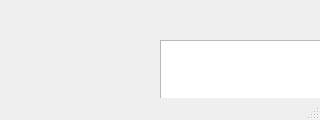
<?xml version="1.0" encoding="UTF-8"?>
<ui version="4.0">
 <class>MainWindow</class>
 <widget class="QMainWindow" name="MainWindow">
  <property name="geometry">
   <rect>
    <x>0</x>
    <y>0</y>
    <width>320</width>
    <height>120</height>
   </rect>
  </property>
  <property name="windowTitle">
   <string>MainWindow</string>
  </property>
  <widget class="QWidget" name="centralwidget">
   <widget class="QPushButton" name="randomButton">
    <property name="geometry">
     <rect>
      <x>160</x>
      <y>360</y>
      <width>131</width>
      <height>23</height>
     </rect>
    </property>
    <property name="text">
     <string>Button</string>
    </property>
   </widget>
   <widget class="PlotWidget" name="plotWidget">
    <property name="geometry">
     <rect>
      <x>160</x>
      <y>40</y>
      <width>450</width>
      <height>300</height>
     </rect>
    </property>
   </widget>
  </widget>
  <widget class="QMenuBar" name="menubar">
   <property name="geometry">
    <rect>
     <x>0</x>
     <y>0</y>
     <width>876</width>
     <height>21</height>
    </rect>
   </property>
  </widget>
  <widget class="QStatusBar" name="statusbar"/>
 </widget>
 <customwidgets>
  <customwidget>
   <class>PlotWidget</class>
   <extends>QGraphicsView</extends>
   <header>pyqtgraph/widgets/PlotWidget.h</header>
  </customwidget>
 </customwidgets>
 <resources/>
 <connections/>
</ui>
